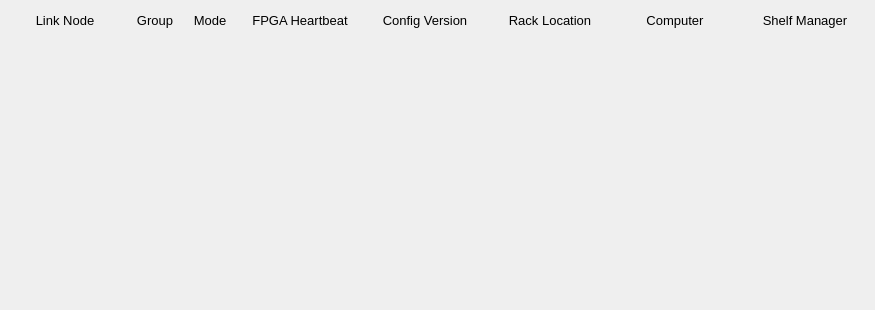
<?xml version="1.0" encoding="UTF-8"?>
<ui version="4.0">
 <class>Form</class>
 <widget class="QWidget" name="Form">
  <property name="geometry">
   <rect>
    <x>0</x>
    <y>0</y>
    <width>875</width>
    <height>310</height>
   </rect>
  </property>
  <property name="windowTitle">
   <string>Form</string>
  </property>
  <widget class="QFrame" name="frame">
   <property name="geometry">
    <rect>
     <x>0</x>
     <y>0</y>
     <width>875</width>
     <height>310</height>
    </rect>
   </property>
   <property name="frameShape">
    <enum>QFrame::NoFrame</enum>
   </property>
   <property name="frameShadow">
    <enum>QFrame::Plain</enum>
   </property>
   <widget class="QLabel" name="label">
    <property name="geometry">
     <rect>
      <x>5</x>
      <y>10</y>
      <width>120</width>
      <height>20</height>
     </rect>
    </property>
    <property name="font">
     <font>
      <pointsize>10</pointsize>
     </font>
    </property>
    <property name="text">
     <string>Link Node</string>
    </property>
    <property name="alignment">
     <set>Qt::AlignCenter</set>
    </property>
   </widget>
   <widget class="QLabel" name="label_2">
    <property name="geometry">
     <rect>
      <x>130</x>
      <y>10</y>
      <width>50</width>
      <height>20</height>
     </rect>
    </property>
    <property name="font">
     <font>
      <pointsize>10</pointsize>
     </font>
    </property>
    <property name="text">
     <string>Group</string>
    </property>
    <property name="alignment">
     <set>Qt::AlignCenter</set>
    </property>
   </widget>
   <widget class="QLabel" name="label_3">
    <property name="geometry">
     <rect>
      <x>185</x>
      <y>10</y>
      <width>50</width>
      <height>20</height>
     </rect>
    </property>
    <property name="font">
     <font>
      <pointsize>10</pointsize>
     </font>
    </property>
    <property name="text">
     <string>Mode</string>
    </property>
    <property name="alignment">
     <set>Qt::AlignCenter</set>
    </property>
   </widget>
   <widget class="QLabel" name="label_4">
    <property name="geometry">
     <rect>
      <x>240</x>
      <y>10</y>
      <width>120</width>
      <height>20</height>
     </rect>
    </property>
    <property name="font">
     <font>
      <pointsize>10</pointsize>
     </font>
    </property>
    <property name="text">
     <string>FPGA Heartbeat</string>
    </property>
    <property name="alignment">
     <set>Qt::AlignCenter</set>
    </property>
   </widget>
   <widget class="QLabel" name="label_5">
    <property name="geometry">
     <rect>
      <x>365</x>
      <y>10</y>
      <width>120</width>
      <height>20</height>
     </rect>
    </property>
    <property name="font">
     <font>
      <pointsize>10</pointsize>
     </font>
    </property>
    <property name="text">
     <string>Config Version</string>
    </property>
    <property name="alignment">
     <set>Qt::AlignCenter</set>
    </property>
   </widget>
   <widget class="QLabel" name="label_6">
    <property name="geometry">
     <rect>
      <x>490</x>
      <y>10</y>
      <width>120</width>
      <height>20</height>
     </rect>
    </property>
    <property name="font">
     <font>
      <pointsize>10</pointsize>
     </font>
    </property>
    <property name="text">
     <string>Rack Location</string>
    </property>
    <property name="alignment">
     <set>Qt::AlignCenter</set>
    </property>
   </widget>
   <widget class="QLabel" name="label_7">
    <property name="geometry">
     <rect>
      <x>615</x>
      <y>10</y>
      <width>120</width>
      <height>20</height>
     </rect>
    </property>
    <property name="font">
     <font>
      <pointsize>10</pointsize>
     </font>
    </property>
    <property name="text">
     <string>Computer</string>
    </property>
    <property name="alignment">
     <set>Qt::AlignCenter</set>
    </property>
   </widget>
   <widget class="QLabel" name="label_8">
    <property name="geometry">
     <rect>
      <x>740</x>
      <y>10</y>
      <width>130</width>
      <height>20</height>
     </rect>
    </property>
    <property name="font">
     <font>
      <pointsize>10</pointsize>
     </font>
    </property>
    <property name="text">
     <string>Shelf Manager</string>
    </property>
    <property name="alignment">
     <set>Qt::AlignCenter</set>
    </property>
   </widget>

   <widget class="PyDMEmbeddedDisplay" name="PyDMEmbeddedDisplay">
    <property name="geometry">
     <rect>
      <x>0</x>
      <y>30</y>
      <width>875</width>
      <height>35</height>
     </rect>
    </property>
    <property name="toolTip">
     <string/>
    </property>
    <property name="frameShape">
     <enum>QFrame::NoFrame</enum>
    </property>
    <property name="macros" stdset="0">
     <string>{"P":"MPLN:UNDH:MP01:1","ID":"136","SLOT_FILE":"LinkNode136_slot.ui","LN":"136","LOCA":"UNDH","IOC_UNIT":"MP01","INST":"1"}</string>
    </property>
    <property name="filename" stdset="0">
     <string>$PYDM/mps/mps_area_ln.ui</string>
    </property>
   </widget>
   <widget class="PyDMEmbeddedDisplay" name="PyDMEmbeddedDisplay">
    <property name="geometry">
     <rect>
      <x>0</x>
      <y>65</y>
      <width>875</width>
      <height>35</height>
     </rect>
    </property>
    <property name="toolTip">
     <string/>
    </property>
    <property name="frameShape">
     <enum>QFrame::NoFrame</enum>
    </property>
    <property name="macros" stdset="0">
     <string>{"P":"MPLN:UNDH:MP03:1","ID":"138","SLOT_FILE":"LinkNode138_slot.ui","LN":"138","LOCA":"UNDH","IOC_UNIT":"MP03","INST":"1"}</string>
    </property>
    <property name="filename" stdset="0">
     <string>$PYDM/mps/mps_area_ln.ui</string>
    </property>
   </widget>
   <widget class="PyDMEmbeddedDisplay" name="PyDMEmbeddedDisplay">
    <property name="geometry">
     <rect>
      <x>0</x>
      <y>100</y>
      <width>875</width>
      <height>35</height>
     </rect>
    </property>
    <property name="toolTip">
     <string/>
    </property>
    <property name="frameShape">
     <enum>QFrame::NoFrame</enum>
    </property>
    <property name="macros" stdset="0">
     <string>{"P":"MPLN:UNDH:MP04:1","ID":"139","SLOT_FILE":"LinkNode139_slot.ui","LN":"139","LOCA":"UNDH","IOC_UNIT":"MP04","INST":"1"}</string>
    </property>
    <property name="filename" stdset="0">
     <string>$PYDM/mps/mps_area_ln.ui</string>
    </property>
   </widget>
   <widget class="PyDMEmbeddedDisplay" name="PyDMEmbeddedDisplay">
    <property name="geometry">
     <rect>
      <x>0</x>
      <y>135</y>
      <width>875</width>
      <height>35</height>
     </rect>
    </property>
    <property name="toolTip">
     <string/>
    </property>
    <property name="frameShape">
     <enum>QFrame::NoFrame</enum>
    </property>
    <property name="macros" stdset="0">
     <string>{"P":"MPLN:UNDH:MP05:1","ID":"140","SLOT_FILE":"LinkNode140_slot.ui","LN":"140","LOCA":"UNDH","IOC_UNIT":"MP05","INST":"1"}</string>
    </property>
    <property name="filename" stdset="0">
     <string>$PYDM/mps/mps_area_ln.ui</string>
    </property>
   </widget>
   <widget class="PyDMEmbeddedDisplay" name="PyDMEmbeddedDisplay">
    <property name="geometry">
     <rect>
      <x>0</x>
      <y>170</y>
      <width>875</width>
      <height>35</height>
     </rect>
    </property>
    <property name="toolTip">
     <string/>
    </property>
    <property name="frameShape">
     <enum>QFrame::NoFrame</enum>
    </property>
    <property name="macros" stdset="0">
     <string>{"P":"MPLN:UNDH:MP06:1","ID":"141","SLOT_FILE":"LinkNode141_slot.ui","LN":"141","LOCA":"UNDH","IOC_UNIT":"MP06","INST":"1"}</string>
    </property>
    <property name="filename" stdset="0">
     <string>$PYDM/mps/mps_area_ln.ui</string>
    </property>
   </widget>
   <widget class="PyDMEmbeddedDisplay" name="PyDMEmbeddedDisplay">
    <property name="geometry">
     <rect>
      <x>0</x>
      <y>205</y>
      <width>875</width>
      <height>35</height>
     </rect>
    </property>
    <property name="toolTip">
     <string/>
    </property>
    <property name="frameShape">
     <enum>QFrame::NoFrame</enum>
    </property>
    <property name="macros" stdset="0">
     <string>{"P":"MPLN:UNDH:MP08:1","ID":"143","SLOT_FILE":"LinkNode143_slot.ui","LN":"143","LOCA":"UNDH","IOC_UNIT":"MP08","INST":"1"}</string>
    </property>
    <property name="filename" stdset="0">
     <string>$PYDM/mps/mps_area_ln.ui</string>
    </property>
   </widget>
   <widget class="PyDMEmbeddedDisplay" name="PyDMEmbeddedDisplay">
    <property name="geometry">
     <rect>
      <x>0</x>
      <y>240</y>
      <width>875</width>
      <height>35</height>
     </rect>
    </property>
    <property name="toolTip">
     <string/>
    </property>
    <property name="frameShape">
     <enum>QFrame::NoFrame</enum>
    </property>
    <property name="macros" stdset="0">
     <string>{"P":"MPLN:UNDH:MP09:1","ID":"144","SLOT_FILE":"LinkNode144_slot.ui","LN":"144","LOCA":"UNDH","IOC_UNIT":"MP09","INST":"1"}</string>
    </property>
    <property name="filename" stdset="0">
     <string>$PYDM/mps/mps_area_ln.ui</string>
    </property>
   </widget>
   <widget class="PyDMEmbeddedDisplay" name="PyDMEmbeddedDisplay">
    <property name="geometry">
     <rect>
      <x>0</x>
      <y>275</y>
      <width>875</width>
      <height>35</height>
     </rect>
    </property>
    <property name="toolTip">
     <string/>
    </property>
    <property name="frameShape">
     <enum>QFrame::NoFrame</enum>
    </property>
    <property name="macros" stdset="0">
     <string>{"P":"MPLN:UNDH:MP11:1","ID":"147","SLOT_FILE":"LinkNode147_slot.ui","LN":"147","LOCA":"UNDH","IOC_UNIT":"MP11","INST":"1"}</string>
    </property>
    <property name="filename" stdset="0">
     <string>$PYDM/mps/mps_area_ln.ui</string>
    </property>
   </widget>
  </widget>
 </widget>
 <customwidgets>
  <customwidget>
   <class>PyDMEmbeddedDisplay</class>
   <extends>QFrame</extends>
   <header>pydm.widgets.embedded_display</header>
  </customwidget>
 </customwidgets>
 <resources/>
 <connections/>
</ui>
